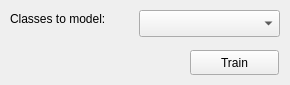
<?xml version="1.0" encoding="UTF-8"?>
<ui version="4.0">
 <class>Form</class>
 <widget class="QWidget" name="Form">
  <property name="geometry">
   <rect>
    <x>0</x>
    <y>0</y>
    <width>290</width>
    <height>85</height>
   </rect>
  </property>
  <property name="sizePolicy">
   <sizepolicy hsizetype="Fixed" vsizetype="Fixed">
    <horstretch>0</horstretch>
    <verstretch>0</verstretch>
   </sizepolicy>
  </property>
  <property name="minimumSize">
   <size>
    <width>290</width>
    <height>85</height>
   </size>
  </property>
  <property name="windowTitle">
   <string>Form</string>
  </property>
  <widget class="QPushButton" name="trainButton">
   <property name="geometry">
    <rect>
     <x>190</x>
     <y>50</y>
     <width>89</width>
     <height>25</height>
    </rect>
   </property>
   <property name="text">
    <string>Train</string>
   </property>
  </widget>
  <widget class="QLabel" name="classesToModelLabel">
   <property name="geometry">
    <rect>
     <x>10</x>
     <y>10</y>
     <width>121</width>
     <height>17</height>
    </rect>
   </property>
   <property name="text">
    <string>Classes to model:</string>
   </property>
  </widget>
  <widget class="QgsCheckableComboBox" name="classesComboBox">
   <property name="geometry">
    <rect>
     <x>139</x>
     <y>10</y>
     <width>141</width>
     <height>27</height>
    </rect>
   </property>
  </widget>
 </widget>
 <customwidgets>
  <customwidget>
   <class>QgsCheckableComboBox</class>
   <extends>QComboBox</extends>
   <header>qgscheckablecombobox.h</header>
  </customwidget>
 </customwidgets>
 <resources/>
 <connections/>
</ui>
